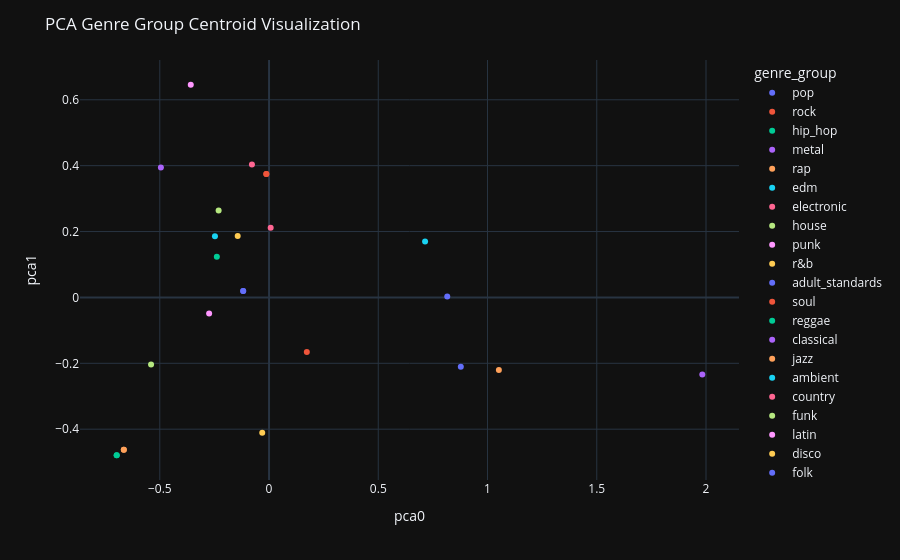

Notebook source saved alongside this figure:
### Code cell
pca_1 = PCA(n_components=2)
centroid_pca = pca_1.fit_transform(centroids[:, 0, :])

# Convert the data to a pandas DataFrame
df_centroid_genre = pd.DataFrame({'pca0': centroid_pca[:, 0], 'pca1': centroid_pca[:, 1], 'genre_group': genre_group_labels})

# Create a scatter plot using Plotly
fig = px.scatter(df_centroid_genre, x='pca0', y='pca1', color='genre_group')

# Add labels and adjust the layout
fig.update_layout(
    title='PCA Genre Group Centroid Visualization',
    xaxis_title='pca0',
    yaxis_title='pca1',
    legend_title='genre_group'
)

# Display the plot
fig.show()

### Figure 1 — Plotly figure (JSON) as saved in the notebook; plotly's stock layout.template omitted (floating-point values rounded to 4 significant figures)
{"data": [{"hovertemplate": "genre_group=pop<br>pca0=%{x}<br>pca1=%{y}<extra></extra>", "legendgroup": "pop", "marker": {"color": "#636efa", "symbol": "circle"}, "mode": "markers", "name": "pop", "orientation": "v", "showlegend": true, "x": [-0.1183, -0.1183], "xaxis": "x", "y": [0.01944, 0.01944], "yaxis": "y", "type": "scatter"}, {"hovertemplate": "genre_group=rock<br>pca0=%{x}<br>pca1=%{y}<extra></extra>", "legendgroup": "rock", "marker": {"color": "#EF553B", "symbol": "circle"}, "mode": "markers", "name": "rock", "orientation": "v", "showlegend": true, "x": [-0.01237, -0.01237], "xaxis": "x", "y": [0.3749, 0.3749], "yaxis": "y", "type": "scatter"}, {"hovertemplate": "genre_group=hip_hop<br>pca0=%{x}<br>pca1=%{y}<extra></extra>", "legendgroup": "hip_hop", "marker": {"color": "#00cc96", "symbol": "circle"}, "mode": "markers", "name": "hip_hop", "orientation": "v", "showlegend": true, "x": [-0.6973, -0.6973], "xaxis": "x", "y": [-0.4791, -0.4791], "yaxis": "y", "type": "scatter"}, {"hovertemplate": "genre_group=metal<br>pca0=%{x}<br>pca1=%{y}<extra></extra>", "legendgroup": "metal", "marker": {"color": "#ab63fa", "symbol": "circle"}, "mode": "markers", "name": "metal", "orientation": "v", "showlegend": true, "x": [-0.495], "xaxis": "x", "y": [0.3947], "yaxis": "y", "type": "scatter"}, {"hovertemplate": "genre_group=rap<br>pca0=%{x}<br>pca1=%{y}<extra></extra>", "legendgroup": "rap", "marker": {"color": "#FFA15A", "symbol": "circle"}, "mode": "markers", "name": "rap", "orientation": "v", "showlegend": true, "x": [-0.6647, -0.6647], "xaxis": "x", "y": [-0.4624, -0.4624], "yaxis": "y", "type": "scatter"}, {"hovertemplate": "genre_group=edm<br>pca0=%{x}<br>pca1=%{y}<extra></extra>", "legendgroup": "edm", "marker": {"color": "#19d3f3", "symbol": "circle"}, "mode": "markers", "name": "edm", "orientation": "v", "showlegend": true, "x": [-0.2476], "xaxis": "x", "y": [0.1859], "yaxis": "y", "type": "scatter"}, {"hovertemplate": "genre_group=electronic<br>pca0=%{x}<br>pca1=%{y}<extra></extra>", "legendgroup": "electronic", "marker": {"color": "#FF6692", "symbol": "circle"}, "mode": "markers", "name": "electronic", "orientation": "v", "showlegend": true, "x": [0.007478], "xaxis": "x", "y": [0.2112], "yaxis": "y", "type": "scatter"}, {"hovertemplate": "genre_group=house<br>pca0=%{x}<br>pca1=%{y}<extra></extra>", "legendgroup": "house", "marker": {"color": "#B6E880", "symbol": "circle"}, "mode": "markers", "name": "house", "orientation": "v", "showlegend": true, "x": [-0.2307], "xaxis": "x", "y": [0.2639], "yaxis": "y", "type": "scatter"}, {"hovertemplate": "genre_group=punk<br>pca0=%{x}<br>pca1=%{y}<extra></extra>", "legendgroup": "punk", "marker": {"color": "#FF97FF", "symbol": "circle"}, "mode": "markers", "name": "punk", "orientation": "v", "showlegend": true, "x": [-0.3582], "xaxis": "x", "y": [0.6457], "yaxis": "y", "type": "scatter"}, {"hovertemplate": "genre_group=r&b<br>pca0=%{x}<br>pca1=%{y}<extra></extra>", "legendgroup": "r&b", "marker": {"color": "#FECB52", "symbol": "circle"}, "mode": "markers", "name": "r&b", "orientation": "v", "showlegend": true, "x": [-0.03112], "xaxis": "x", "y": [-0.4109], "yaxis": "y", "type": "scatter"}, {"hovertemplate": "genre_group=adult_standards<br>pca0=%{x}<br>pca1=%{y}<extra></extra>", "legendgroup": "adult_standards", "marker": {"color": "#636efa", "symbol": "circle"}, "mode": "markers", "name": "adult_standards", "orientation": "v", "showlegend": true, "x": [0.8777], "xaxis": "x", "y": [-0.2102], "yaxis": "y", "type": "scatter"}, {"hovertemplate": "genre_group=soul<br>pca0=%{x}<br>pca1=%{y}<extra></extra>", "legendgroup": "soul", "marker": {"color": "#EF553B", "symbol": "circle"}, "mode": "markers", "name": "soul", "orientation": "v", "showlegend": true, "x": [0.1729], "xaxis": "x", "y": [-0.1656], "yaxis": "y", "type": "scatter"}, {"hovertemplate": "genre_group=reggae<br>pca0=%{x}<br>pca1=%{y}<extra></extra>", "legendgroup": "reggae", "marker": {"color": "#00cc96", "symbol": "circle"}, "mode": "markers", "name": "reggae", "orientation": "v", "showlegend": true, "x": [-0.2389], "xaxis": "x", "y": [0.1238], "yaxis": "y", "type": "scatter"}, {"hovertemplate": "genre_group=classical<br>pca0=%{x}<br>pca1=%{y}<extra></extra>", "legendgroup": "classical", "marker": {"color": "#ab63fa", "symbol": "circle"}, "mode": "markers", "name": "classical", "orientation": "v", "showlegend": true, "x": [1.983], "xaxis": "x", "y": [-0.2339], "yaxis": "y", "type": "scatter"}, {"hovertemplate": "genre_group=jazz<br>pca0=%{x}<br>pca1=%{y}<extra></extra>", "legendgroup": "jazz", "marker": {"color": "#FFA15A", "symbol": "circle"}, "mode": "markers", "name": "jazz", "orientation": "v", "showlegend": true, "x": [1.052], "xaxis": "x", "y": [-0.22], "yaxis": "y", "type": "scatter"}, {"hovertemplate": "genre_group=ambient<br>pca0=%{x}<br>pca1=%{y}<extra></extra>", "legendgroup": "ambient", "marker": {"color": "#19d3f3", "symbol": "circle"}, "mode": "markers", "name": "ambient", "orientation": "v", "showlegend": true, "x": [0.7142], "xaxis": "x", "y": [0.1697], "yaxis": "y", "type": "scatter"}, {"hovertemplate": "genre_group=country<br>pca0=%{x}<br>pca1=%{y}<extra></extra>", "legendgroup": "country", "marker": {"color": "#FF6692", "symbol": "circle"}, "mode": "markers", "name": "country", "orientation": "v", "showlegend": true, "x": [-0.07831], "xaxis": "x", "y": [0.4036], "yaxis": "y", "type": "scatter"}, {"hovertemplate": "genre_group=funk<br>pca0=%{x}<br>pca1=%{y}<extra></extra>", "legendgroup": "funk", "marker": {"color": "#B6E880", "symbol": "circle"}, "mode": "markers", "name": "funk", "orientation": "v", "showlegend": true, "x": [-0.54], "xaxis": "x", "y": [-0.2033], "yaxis": "y", "type": "scatter"}, {"hovertemplate": "genre_group=latin<br>pca0=%{x}<br>pca1=%{y}<extra></extra>", "legendgroup": "latin", "marker": {"color": "#FF97FF", "symbol": "circle"}, "mode": "markers", "name": "latin", "orientation": "v", "showlegend": true, "x": [-0.2742], "xaxis": "x", "y": [-0.04894], "yaxis": "y", "type": "scatter"}, {"hovertemplate": "genre_group=disco<br>pca0=%{x}<br>pca1=%{y}<extra></extra>", "legendgroup": "disco", "marker": {"color": "#FECB52", "symbol": "circle"}, "mode": "markers", "name": "disco", "orientation": "v", "showlegend": true, "x": [-0.1435], "xaxis": "x", "y": [0.1863], "yaxis": "y", "type": "scatter"}, {"hovertemplate": "genre_group=folk<br>pca0=%{x}<br>pca1=%{y}<extra></extra>", "legendgroup": "folk", "marker": {"color": "#636efa", "symbol": "circle"}, "mode": "markers", "name": "folk", "orientation": "v", "showlegend": true, "x": [0.8156], "xaxis": "x", "y": [0.00257], "yaxis": "y", "type": "scatter"}], "layout": {"xaxis": {"anchor": "y", "domain": [0.0, 1.0], "title": {"text": "pca0"}}, "yaxis": {"anchor": "x", "domain": [0.0, 1.0], "title": {"text": "pca1"}}, "legend": {"title": {"text": "genre_group"}, "tracegroupgap": 0}, "margin": {"t": 60}, "title": {"text": "PCA Genre Group Centroid Visualization"}}}
